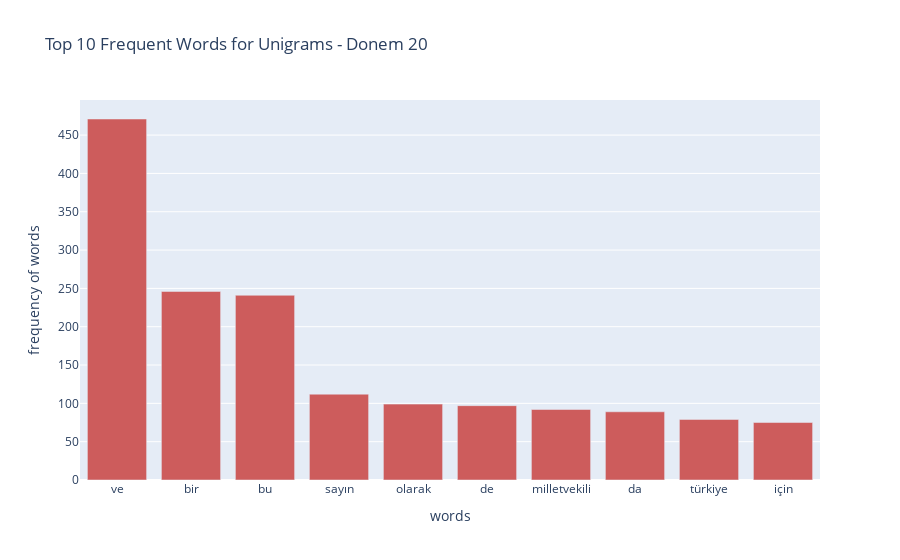

The notebook cell this image was saved under:
### Code cell
#Plotting the top 10 frequent words in Unigram _ donem20
topFrequencyUnigram20_S = sorted(frequencyForUnigram20.items(), key=lambda kv: kv[1])[-10:]
wordsUnigram20 = []
freqUnigram20 = []
for elem1,elem2 in topFrequencyUnigram20_S:
        freqUnigram20.append(elem2)
        for i in elem1:
            wordsUnigram20.append(i)
wordsUnigram20 = wordsUnigram20[::-1]
freqUnigram20 = freqUnigram20[::-1]
import plotly.express as px
fig = px.bar(x=wordsUnigram20, y=freqUnigram20, labels={'x':'words', 'y':'frequency of words'}, 
             title='Top 10 Frequent Words for Unigrams - Donem 20', color_discrete_sequence=['indianred'])
fig.show()

### Figure 1 — Plotly figure (JSON) as saved in the notebook; plotly's stock layout.template omitted (floating-point values rounded to 4 significant figures)
{"data": [{"alignmentgroup": "True", "hovertemplate": "words=%{x}<br>frequency of words=%{y}<extra></extra>", "legendgroup": "", "marker": {"color": "indianred"}, "name": "", "offsetgroup": "", "orientation": "v", "showlegend": false, "textposition": "auto", "type": "bar", "x": ["ve", "bir", "bu", "sayın", "olarak", "de", "milletvekili", "da", "türkiye", "için"], "xaxis": "x", "y": [471, 246, 241, 112, 99, 97, 92, 89, 79, 75], "yaxis": "y"}], "layout": {"barmode": "relative", "legend": {"tracegroupgap": 0}, "title": {"text": "Top 10 Frequent Words for Unigrams - Donem 20"}, "xaxis": {"anchor": "y", "domain": [0, 1], "title": {"text": "words"}}, "yaxis": {"anchor": "x", "domain": [0, 1], "title": {"text": "frequency of words"}}}}
